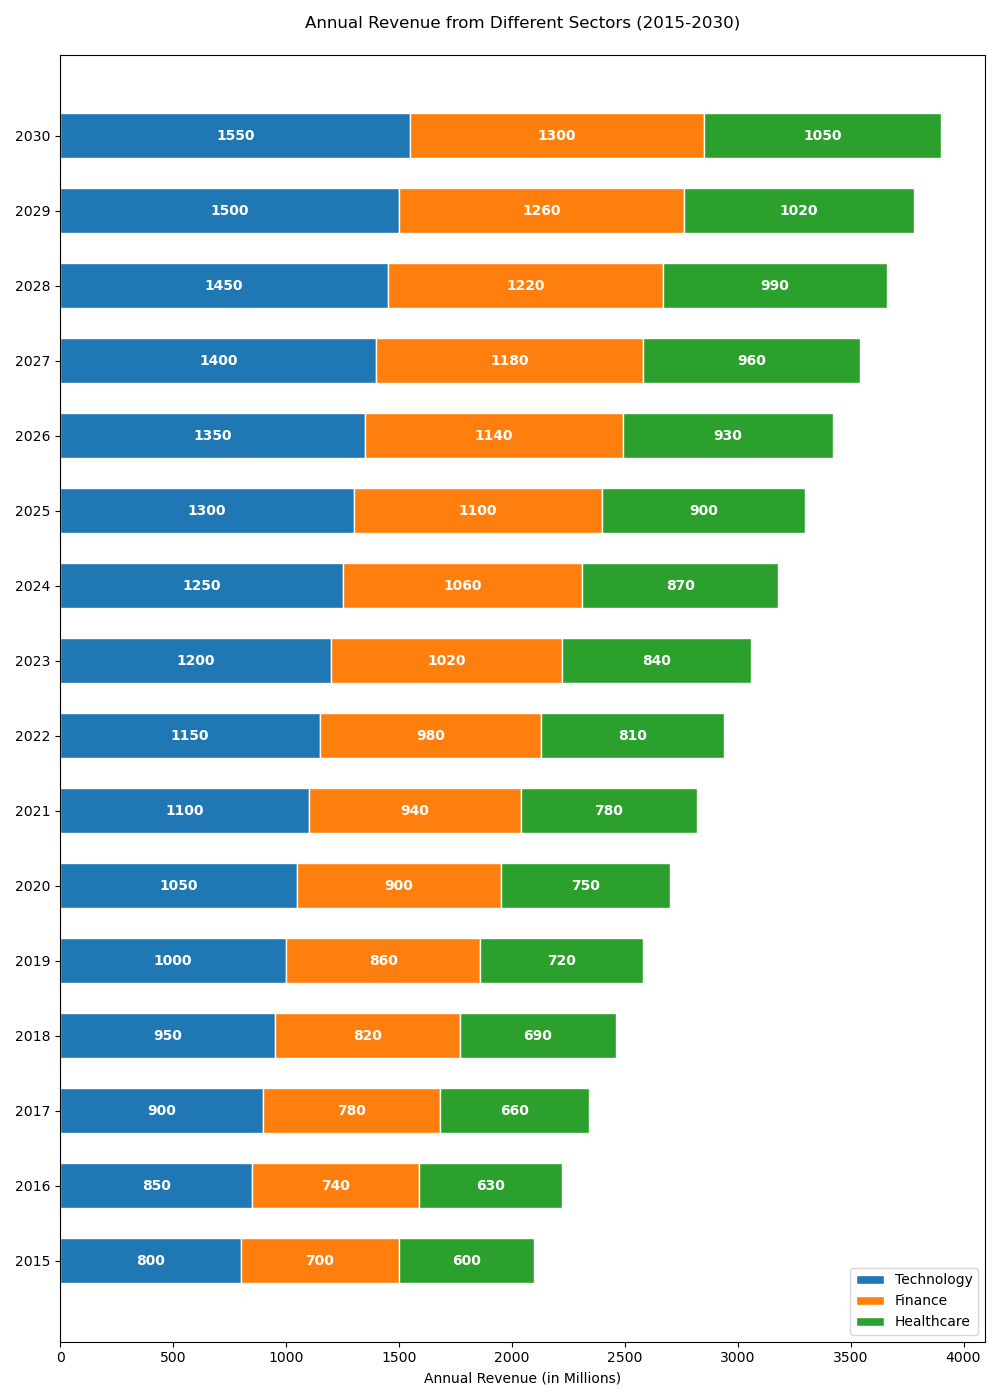

Write Python code to recreate this figure.

import matplotlib.pyplot as plt

# Data
years = ['2015', '2016', '2017', '2018', '2019', '2020', '2021', '2022', '2023', '2024', '2025', '2026', '2027', '2028', '2029', '2030']
technology = [800, 850, 900, 950, 1000, 1050, 1100, 1150, 1200, 1250, 1300, 1350, 1400, 1450, 1500, 1550]
finance = [700, 740, 780, 820, 860, 900, 940, 980, 1020, 1060, 1100, 1140, 1180, 1220, 1260, 1300]
healthcare = [600, 630, 660, 690, 720, 750, 780, 810, 840, 870, 900, 930, 960, 990, 1020, 1050]

# Plot
fig, ax = plt.subplots(figsize=(10, 14))

ax.barh(years, technology, color='#1f77b4', edgecolor='white', height=0.6, label='Technology')
ax.barh(years, finance, left=technology, color='#ff7f0e', edgecolor='white', height=0.6, label='Finance')
ax.barh(years, healthcare, left=[i + j for i, j in zip(technology, finance)], color='#2ca02c', edgecolor='white', height=0.6, label='Healthcare')

# Labels and Title
ax.set_xlabel('Annual Revenue (in Millions)')
ax.set_title('Annual Revenue from Different Sectors (2015-2030)', pad=20)
ax.legend(loc='lower right', bbox_to_anchor=(1, 0))

# Numerical Labels
for i in range(len(years)):
    ax.text(technology[i] / 2, i, str(technology[i]), ha='center', va='center', color='white', fontweight='bold')
    ax.text(technology[i] + finance[i] / 2, i, str(finance[i]), ha='center', va='center', color='white', fontweight='bold')
    ax.text(technology[i] + finance[i] + healthcare[i] / 2, i, str(healthcare[i]), ha='center', va='center', color='white', fontweight='bold')

# Display the plot
plt.tight_layout()
plt.show()
